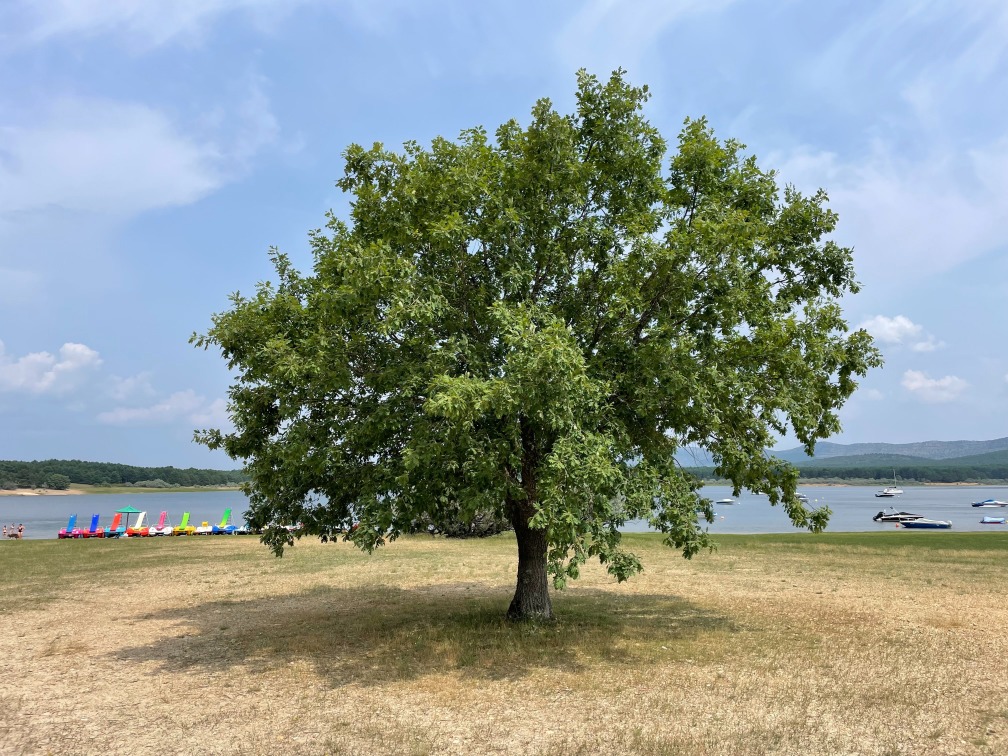
#> input picture SEM-III/ML/operations/images/single_tree.jpg, 4032 x 3024 px (shown at 1/4 size)
$ python 6_sharpening_excessive_enhance.py
#> lines starting #> are read from the running program, lines starting #| are printed output that depends on the picture
import numpy as np
import cv2 as cv

img = cv.imread("../images/single_tree.jpg")
#> img is the input picture: shape (3024, 4032, 3); mean B, G, R 143.2, 150.9, 141.8
cv.imshow("ORIGINAL", cv.resize(img, (img.shape[1] // 4, img.shape[0] // 4)))
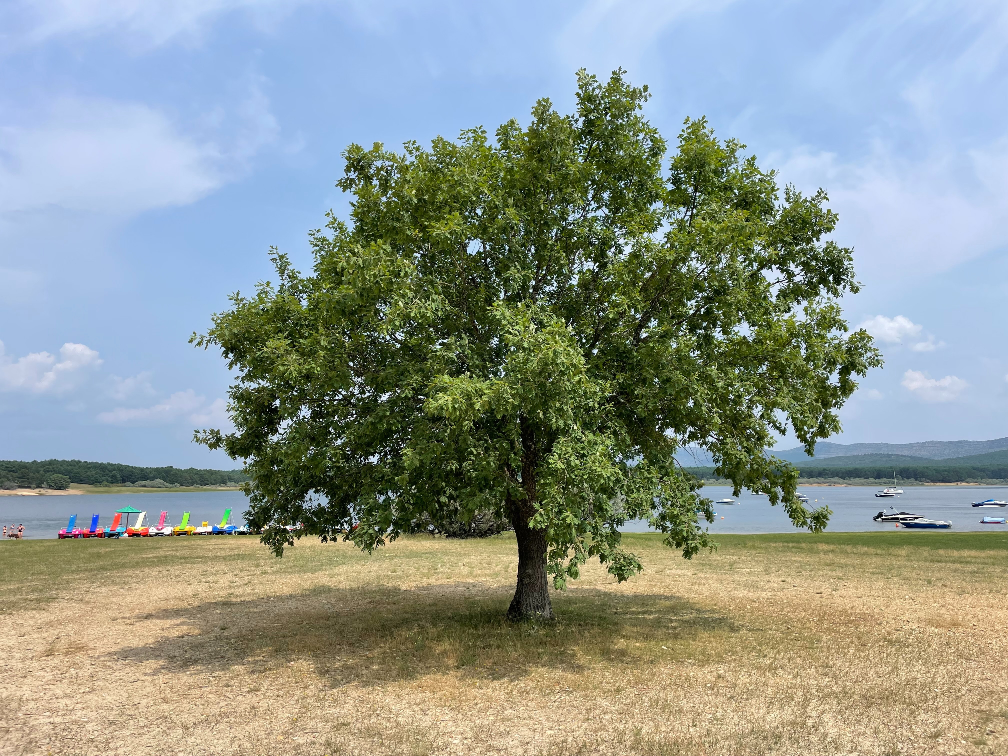
#> window 'ORIGINAL': shape (756, 1008, 3); mean B, G, R 143.2, 151, 141.8

# Creating arrays for SHARPENING
sharpening_arr = np.array([[-1,-1,-1],
                           [-1,9,-1],
                           [-1,-1,-1]])
excessive_arr = np.array([[1,1,1],
                          [1,-7,1],
                          [1,1,1]])
edge_enhancements = np.array([[-1,-1,-1,-1,-1],
                              [-1,2,2,2,-1],
                              [-1,2,8,2,-1],
                              [-1,2,2,2,-1],
                              [-1,-1,-1,-1,-1]]) / 8

# Applying SHARPENING arrays to the image
sharpening_arr_image = cv.filter2D(img, -1, sharpening_arr)
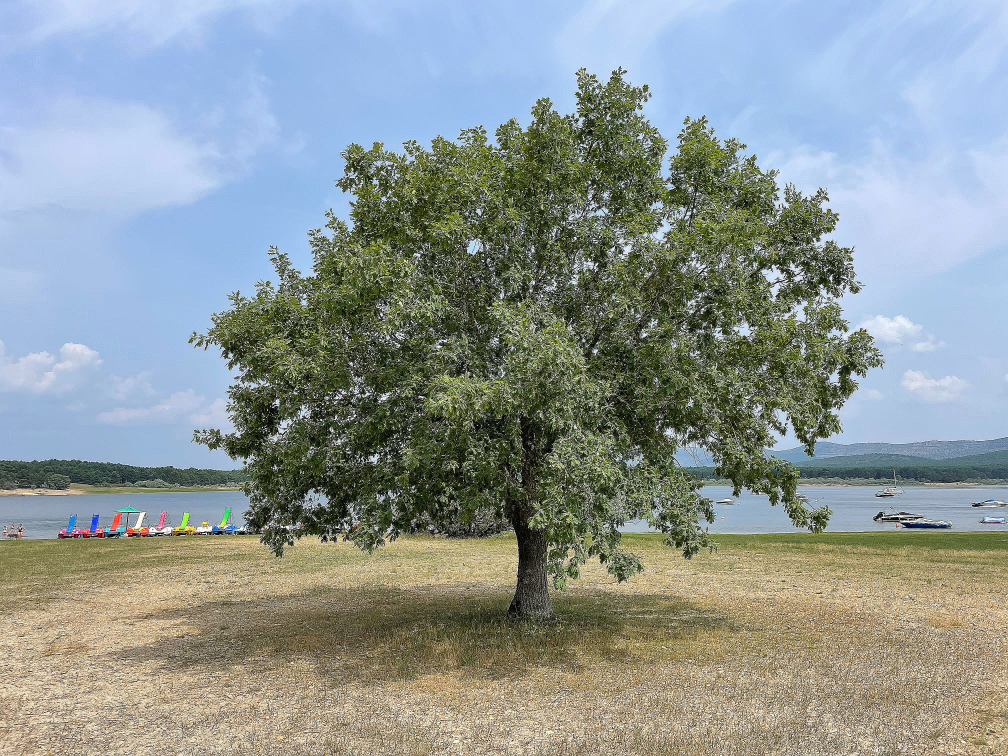
#> sharpening_arr_image: shape (3024, 4032, 3) (shown at 1/4 size); mean B, G, R 149.4, 150.6, 141.4
excessive_arr_image = cv.filter2D(img, -1, excessive_arr)
edge_enhancements_image = cv.filter2D(img, -1, edge_enhancements)

# Displaying the image
cv.imshow("SHARPENING", cv.resize(sharpening_arr_image, (sharpening_arr_image.shape[1] // 7, sharpening_arr_image.shape[0] // 7)))
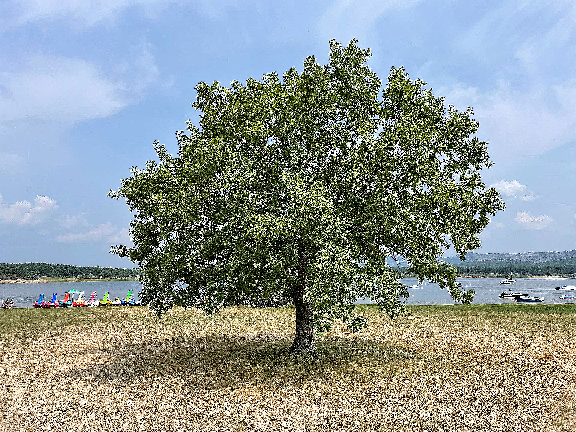
#> window 'SHARPENING': shape (432, 576, 3); mean B, G, R 149.4, 150.6, 141.4
cv.imshow("EXCESSIVE", cv.resize(excessive_arr_image, (excessive_arr_image.shape[1] // 7, excessive_arr_image.shape[0] // 7)))
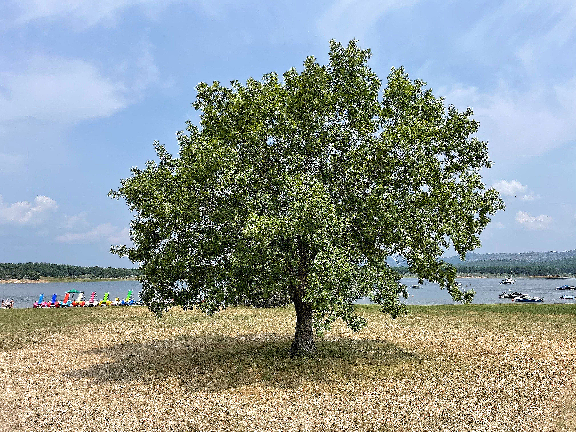
#> window 'EXCESSIVE': shape (432, 576, 3); mean B, G, R 147.6, 151.1, 142
cv.imshow("EDGE ENHANCEMENTS", cv.resize(edge_enhancements_image, (edge_enhancements_image.shape[1] // 7, edge_enhancements_image.shape[0] // 7)))
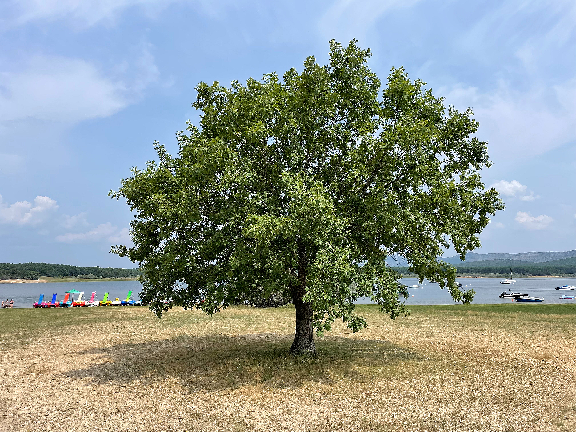
#> window 'EDGE ENHANCEMENTS': shape (432, 576, 3); mean B, G, R 144.3, 150.6, 141.5

cv.waitKey(0)

$ run again, with SEM-III/ML/operations/images/building.jpg copied over SEM-III/ML/operations/images/single_tree.jpg
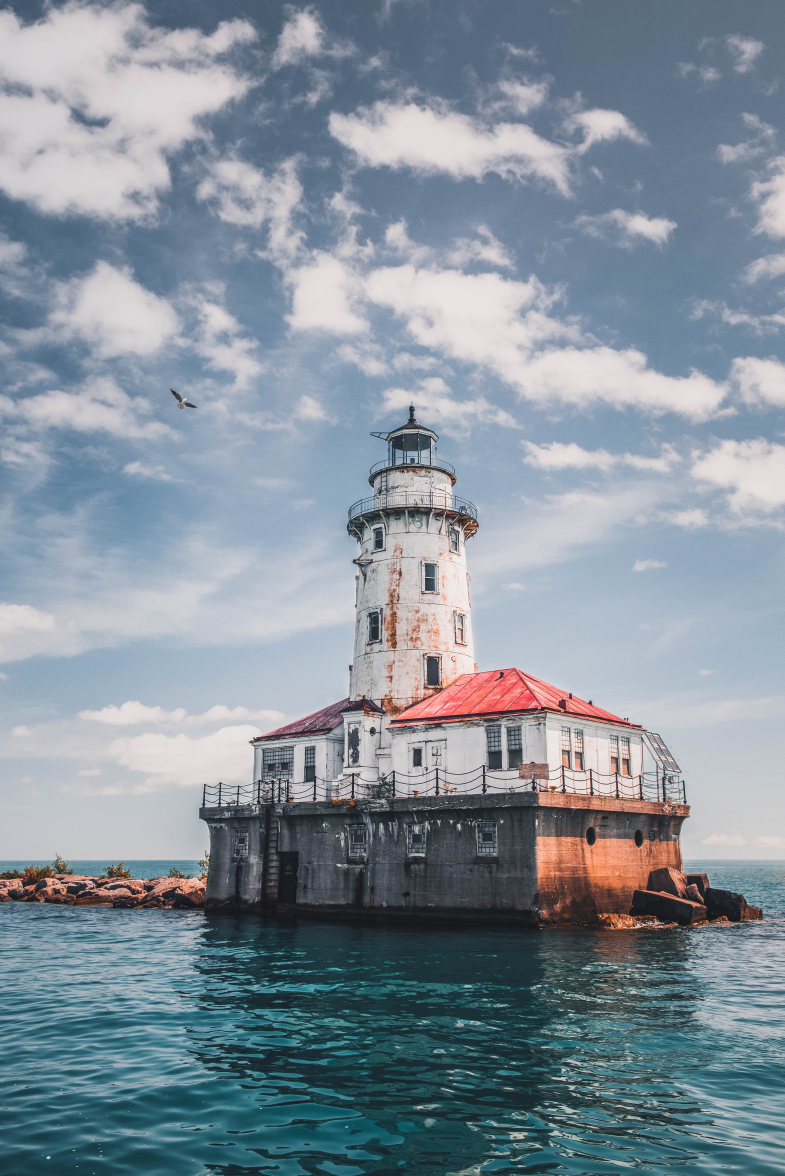
#> input picture SEM-III/ML/operations/images/building.jpg, 3924 x 5878 px (shown at 1/5 size)
#> img is the input picture: shape (5878, 3924, 3); mean B, G, R 154.7, 143.9, 131.4
#> `cv.imshow("EXCESSIVE", cv.resize(excessive_arr_image, (excessive_arr_i..`:
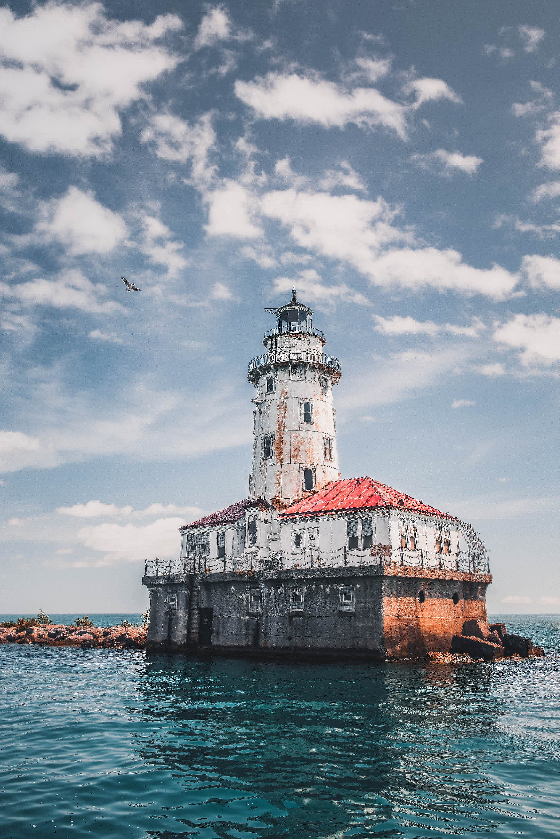
#> window 'EXCESSIVE': shape (839, 560, 3); mean B, G, R 154.6, 143.9, 131.4
#> `cv.imshow("EDGE ENHANCEMENTS", cv.resize(edge_enhancements_image, (edg..`:
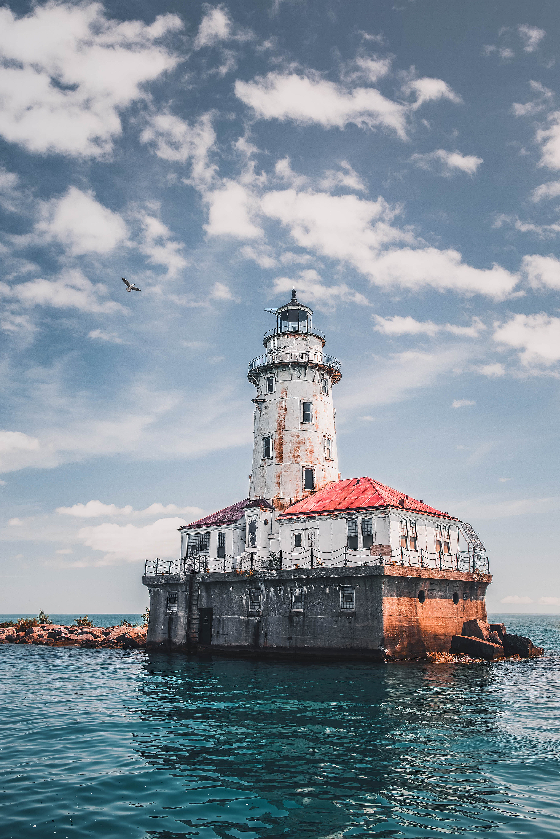
#> window 'EDGE ENHANCEMENTS': shape (839, 560, 3); mean B, G, R 154.7, 143.9, 131.4

$ run again, with SEM-III/ML/operations/images/flower.jpg copied over SEM-III/ML/operations/images/single_tree.jpg
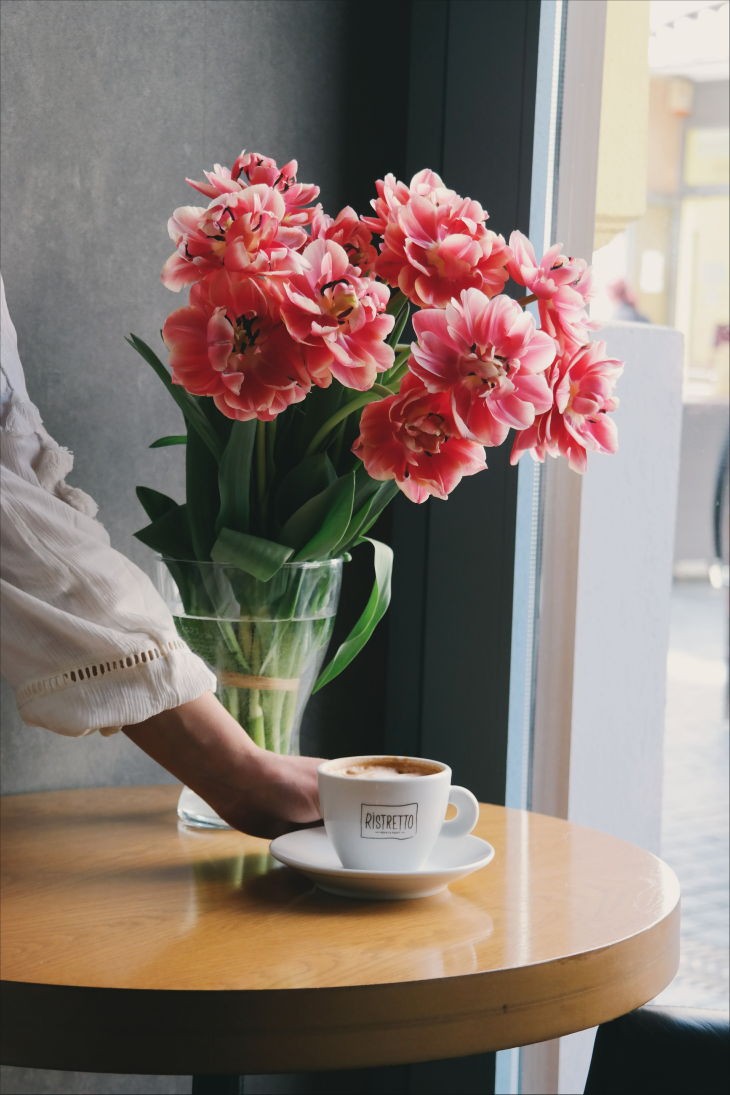
#> input picture SEM-III/ML/operations/images/flower.jpg, 3648 x 5472 px (shown at 1/5 size)
#> img is the input picture: shape (5472, 3648, 3); mean B, G, R 112.3, 119.8, 134.7
#> `cv.imshow("SHARPENING", cv.resize(sharpening_arr_image, (sharpening_ar..`:
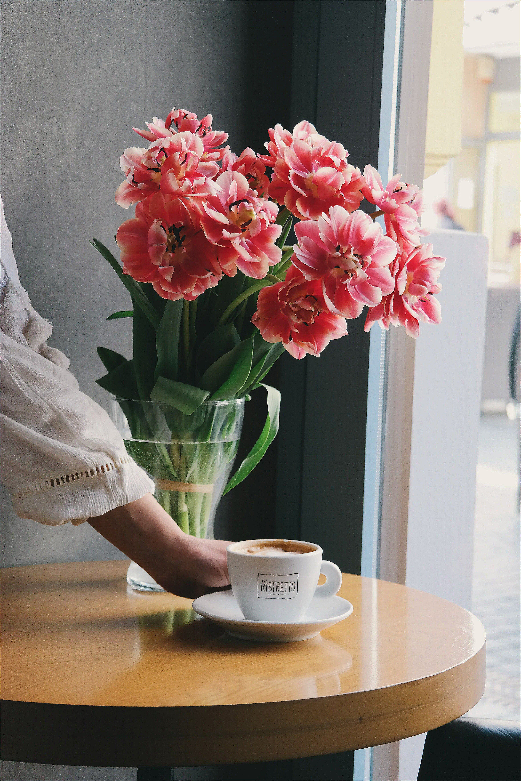
#> window 'SHARPENING': shape (781, 521, 3); mean B, G, R 112.4, 119.9, 134.7
#> `cv.imshow("EXCESSIVE", cv.resize(excessive_arr_image, (excessive_arr_i..`:
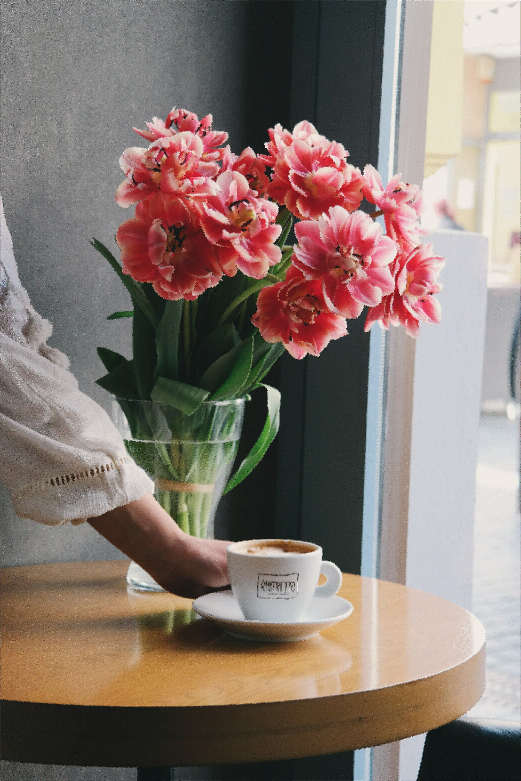
#> window 'EXCESSIVE': shape (781, 521, 3); mean B, G, R 112.3, 119.8, 134.7
